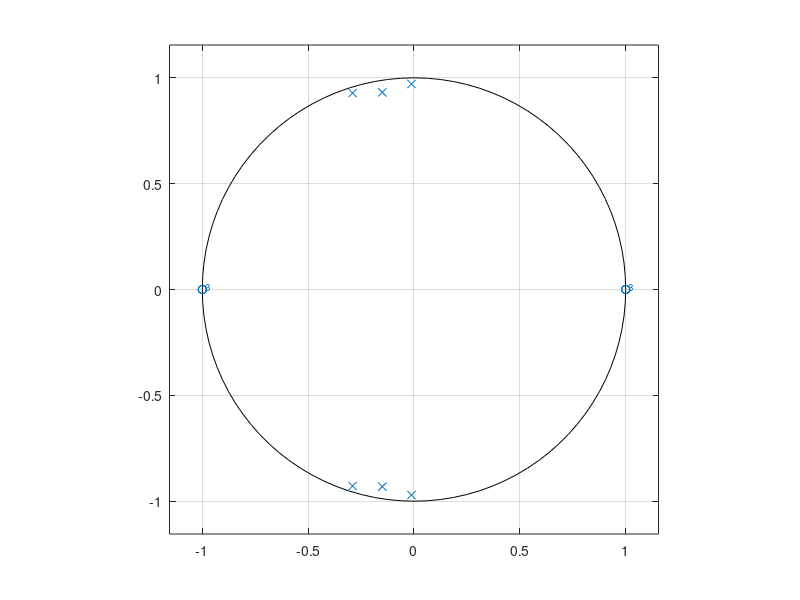
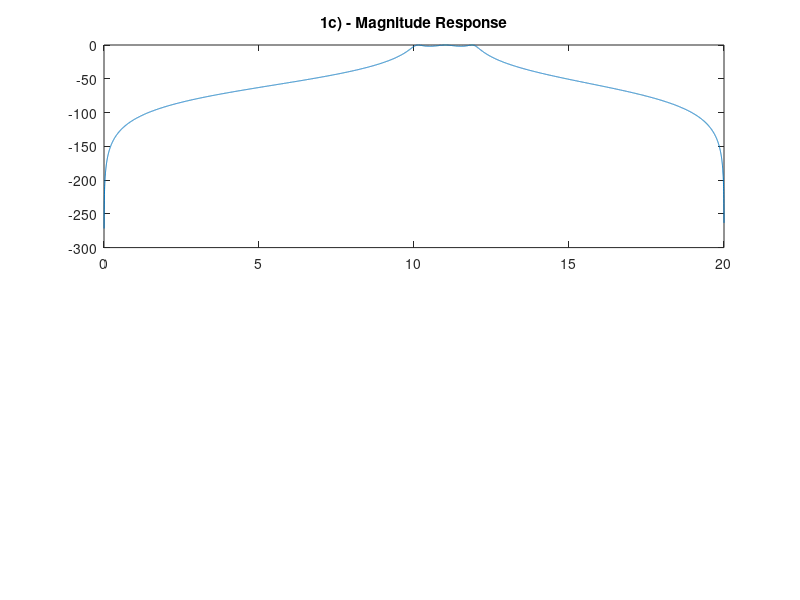

These figures' MATLAB source, in order: (Note: this script raises an error after producing the figures.)
% Signals Homework #5 MATLAB - Andy Jaku
clc
clear
close all

%% 1-a
n = 6;
f_lo = 10*10^3;
f_hi = 12*10^3;
r_p = 2;
f_s = 40*10^3;

f_n = f_s/2;
f_crit = [f_lo/f_n, f_hi/f_n];
n0 = n/2;

[z,p,k] = cheby1(n0, r_p, f_crit);
figure;
zplane(z,p);
[b,a] = zp2tf(z,p,k);

% 1-b
f = linspace(0, f_n, 10^4);
[H,~] = freqz(b,a, 1e4);

% 1-c
Hdb = 20*log10(abs(H));
Hph = rad2deg(unwrap(angle(H)));

figure();
subplot(2,1,1);
plot(f/1e3, Hdb);
title("1c) - Magnitude Response");
xlabel("Frequency (kHz)"+newline+"    ");
ylabel("Magnitude (db)");
ylim([-40 2]);
xlim([0 f_n/1e3]);
grid on

subplot(2,1,2)
plot(f/1e3, Hph);
title("1c) - Phase Response")
xlabel("Frequency (kHz)"+newline+"    ")
ylabel("Phase (deg)")
xlim([0 f_n/1e3])
grid on

% 1-d
% Find indicies of values >= -30db
indicies = find(Hdb >= -30);
% Indicies of freq right before beginning and end 
% represent changing points from -29.9999 -> -30.0000
f_low = f(indicies(1)-1);
f_high = f(indicies(end)+1);

%% 4-a
K_o = 4-2*sqrt(2);
K_max = 4;

K_1 = K_o;
K_2 = 0.5*K_o + 0.5*K_max;
K_3 = 0.2*K_o + 0.8*K_max;

R = 10^3;
C = 10*10^-9;
N = 10^4;

[Hdb_1, Hph_1, f_1] = plotQ4a(K_1, R, C, "K_1", -35, -7);
[Hdb_2, Hph_2, f_2] = plotQ4a(K_2, R, C, "K_2", -28, 6);
[Hdb_3, Hph_3, f_3] = plotQ4a(K_3, R, C, "K_3", -26, 17);

% 4-b
generateBodePlots(K_1, R, C, "B_1", -35, -7);
generateBodePlots(K_2, R, C, "B_2", -28, 6);
generateBodePlots(K_3, R, C, "B_3", -26, 17);

% 4-c
[W_1, Q_1] = compWnQ(K_1, R, C);
[W_2, Q_2] = compWnQ(K_2, R, C);
[W_3, Q_3] = compWnQ(K_3, R, C);

% 4-d
[f_peak_1, f_low_1, f_high_1, error_1] = findFrq(Hdb_1, f_1);
[f_peak_2, f_low_2, f_high_2, error_2] = findFrq(Hdb_2, f_2);
[f_peak_3, f_low_3, f_high_3, error_3] = findFrq(Hdb_3, f_3);

% 4-e
[check_1] = checkPeak(f_peak_1, W_1, error_1);
[check_2] = checkPeak(f_peak_2, W_2, error_2);
[check_3] = checkPeak(f_peak_3, W_3, error_3);

% 4-f
[bw_1, f_ctr_1] = findBandwidth(f_low_1, f_high_1);
[bw_2, f_ctr_2] = findBandwidth(f_low_2, f_high_2);
[bw_3, f_ctr_3] = findBandwidth(f_low_3, f_high_3);

% 4-g
[ch_1] = check2ndOrder(f_peak_1, f_ctr_1, Q_1, f_low_1, f_high_1, error_1);
[ch_2] = check2ndOrder(f_peak_2, f_ctr_2, Q_2, f_low_2, f_high_2, error_2);
[ch_3] = check2ndOrder(f_peak_3, f_ctr_3, Q_3, f_low_3, f_high_3, error_3);

% Functions
function [Hdb_a, Hph_a, f_a] = plotQ4a(K, R, C, val, min, max)
    n_a = 10^4;
    f_a = linspace(0,1e6, n_a);
    b_a = [(K/(R*C)) 0];
    a_a = [1 ((4-K)/(R*C)) (2/(R^2*C^2))];
    radianFrq_a = 2*pi*f_a;
    [H_a,~] = freqs(b_a,a_a,radianFrq_a);

    Hdb_a = 20*log10(abs(H_a));
    
    figure;
    subplot(2,1,1);
    plot(f_a/1e3, Hdb_a);
    title("4a) - Magnitude Response "  + val);
    xlabel("Frequency (kHz)"+newline+"    ");
    ylabel("Magnitude (db)");
    ylim([min max]);
    xlim([0 1e6/1e3]);
    grid on
    
    Hph_a = rad2deg(unwrap(angle(H_a)));
    subplot(2,1,2);
    plot(f_a/1e3,Hph_a);
    title("$a) - Phase Response " + val);
    xlabel("Frequency (kHz)"+newline+"    ");
    ylabel("Phase (deg)");
    xlim([0 1e6/1e3]);
    grid on;
end

function generateBodePlots(K, R, C, val, min, max)
    n_b = 10^4;
    f_b = logspace(3,6, n_b);
    b_b = [(K/(R*C)) 0];
    a_b = [1 ((4-K)/(R*C)) (2/(R^2*C^2))];
    radianFrq_b = 2*pi*f_b;
    [H_b,~] = freqs(b_b,a_b,radianFrq_b);

    Hdb_b = 20*log10(abs(H_b));
    
    figure;
    subplot(2,1,1);
    semilogx(f_b/1e3, Hdb_b);
    title("4b) - Magnitude Response "  + val);
    xlabel("Frequency (kHz)"+newline+"    ");
    ylabel("Magnitude (db)");
    ylim([min max]);
    xlim([0 1e6/1e3]);
    grid on;
    
    Hph_b = rad2deg(unwrap(angle(H_b)));

    subplot(2,1,2);
    semilogx(f_b/1e3, Hph_b);
    title("4b) - Phase Response " + val);
    xlabel("Frequency (kHz) "+newline+"    ");
    ylabel("Phase (deg)");
    xlim([0 1e6/1e3]);
    grid on;
end

function [W_n, Q] = compWnQ(K, R, C)
    W_n = sqrt(2)/(R*C);
    Q = sqrt(2)/(4-K);
end

function [f_peak, f_low, f_high, error] = findFrq(Hdb, f)
    peakDb = max(Hdb);
    indicies = find(peakDb == Hdb);
    f_peak = f(indicies);

    idxM3 = find(Hdb > peakDb - 3);
    f_low = f(idxM3(1) - 1);
    f_high = f(idxM3(end) + 1);

    error = f(end) - f(end-1);
end

function [val] = checkPeak(f_peak, W_n, error)
    % Define error as spacing between points on linspace
    % Will say value is valid if < error margin
    val = (2*pi*f_peak - W_n);
    if abs(val) < error
        val = 1;
    else
        val = 0;
    end
end

function [bandwidth, f_ctr] = findBandwidth(f_lo, f_hi)
    bandwidth = f_hi - f_lo;
    f_ctr = sqrt(f_lo*f_hi);
end

function [val] = check2ndOrder(f_peak, f_ctr, Q, f_lo, f_hi, error)
    diff1 = f_peak - f_ctr;
    diff2 = Q - (f_ctr/(f_hi-f_lo));
    if (abs(diff1) < error) && (abs(diff2) < error)
        val = 1;
    else
        val = 0;
    end
end